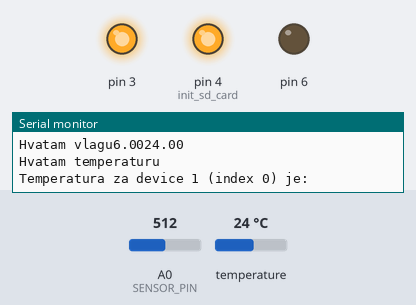
A sketch run on a simulated Arduino Uno, built with avr-gcc and run on an emulated ATmega328P. Parts: output pins drawn as LEDs (lit = HIGH), the last lines printed to the serial monitor. The inputs (shaded band) are chosen by the test bench; at power-on: temperature 24 °C, A0 (SENSOR_PIN) = 512. Storage starts empty.

Above: at 3.6 s.
3.7 s: temperature set to 28 °C
At 6.8 s:
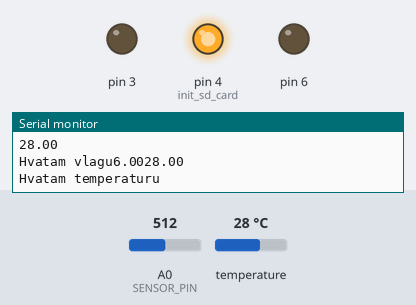
7.8 s: temperature set to 12 °C
At 9.7 s:
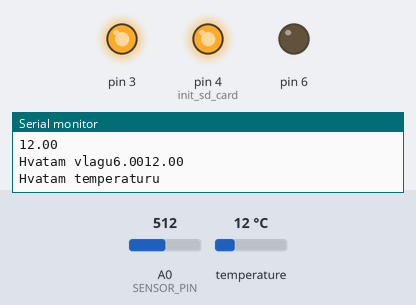
11.4 s: A0 (SENSOR_PIN) set to 530
15.0 s: A0 (SENSOR_PIN) set to 561
At 16.0 s:
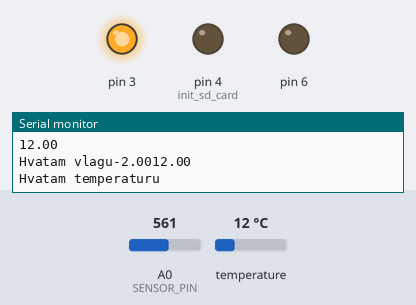
18.6 s: A0 (SENSOR_PIN) set to 511
At 20.0 s:
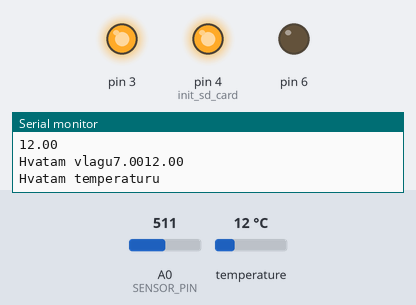
Timing chart, 0 to 21.6 s (numbered marks = the images above; inputs shaded):
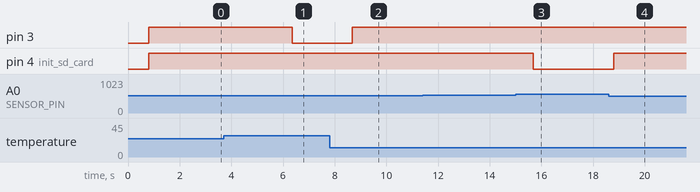

Measured:
- the behaviour switches between 544 and 545 on A0 (SENSOR_PIN) (found by bisection; images 2 and 3)
- after the input at 3.7 s, pin 3: HIGH → LOW after 2.7 s
- after the input at 7.8 s, pin 3: LOW → HIGH after 0.89 s
- after the input at 15.0 s, pin 4 (init_sd_card): HIGH → LOW after 0.68 s
- after the input at 18.6 s, pin 4 (init_sd_card): LOW → HIGH after 0.19 s

The sketch:

dispay_temp_v1.ino
```cpp
#include <Arduino.h>
#include <SPI.h>
#include <SD.h>
#include <Wire.h>
#include <OneWire.h>
#include <DallasTemperature.h>
//Data linija senzorana povezana na pin 2
#define SENSOR_DATA_BUS 2

//Relej inovi 3 i 4

//Setup za oneWire instancu koja ce komunicirati sa svim OneWire uredjajima
OneWire oneWire(SENSOR_DATA_BUS);

//Njemu referencu saljemo senzoru
DallasTemperature sensors(&oneWire);

//soil senzor config
int SENSOR_PIN = A0;

//File pointer
File data;

int kill = 0;

void setup() {

  //config releja
  pinMode(3, OUTPUT);
  pinMode(4, OUTPUT);  //init sd card
  pinMode(6, OUTPUT);
  SD.begin(6);


  Serial.begin(9600);

  //Pokreni senzor
  sensors.begin();
}

/*
 * Na svakih 5 sek updejtujemo vrednost temperature
 * i ispisujemo je na ekran. Deo za kontrolu releja
 * jos uvek nije zavrsen.
 *
* Troubleshoot preko serial monitora
*/
void loop() {


	//Float za temp prima vrednost
	float temp_val = read_temperature();

	//Float za vlagu
	float soil_val = read_soil_moisture();

	//handle
	process_inputs(temp_val, soil_val);
	output_values(temp_val, soil_val);
  if(kill == 0){
    log_values(temp_val, soil_val);
  }

}

/*
 * Funkcija za zapis na karticu
 * @param temp_val - temperatura
 * @param soil_val - vlaga
 */
void log_values(float temp_val, float soil_val){

  data = SD.open("data.txt", FILE_WRITE);

  data.print(temp_val);
  data.print("|");
  data.print(soil_val);
  data.print("\n");
  data.close();

  delay(2000);

}

/*
 * Funkcija za ispis na ekran
 * @param temp_val - temperatura
 * @param soil_val - vlaga
 */
void output_values(float temp_val, float soil_val){
  Serial.print(soil_val);
  Serial.print(temp_val);

}

/*
 * Funkcija za kontrolu toka i logovanja
 * @param temp_val - temperatura
 * @param soil_val - vlaga
*/
void process_inputs(float temp_val, float soil_val){

	if(temp_val>= 26.0){
    digitalWrite(3, LOW);
    kill = 1;
	}
  if(temp_val<= 26.0){
  digitalWrite(3, HIGH);
 }

 if(soil_val <=0){
  digitalWrite(4, LOW);
 }
  if(soil_val > 0){
  digitalWrite(4, HIGH);
 }


}

/*
 * Funkcija za citanje vlage zemlje preko senzora
 * @return float - soil_val
 */
float read_soil_moisture(){

	Serial.print("Hvatam vlagu");

	//citanje vlaznosti
	int soil_val = analogRead(SENSOR_PIN);

	//konverzija
	soil_val = map(soil_val, 550, 0, 0, 100);

	return soil_val;
}

/*
 * Funkcija za citanje temperature preko senzora
 * @return float - temp
 */
float read_temperature(){
  //Var za temperaturu
  float tempC = sensors.getTempCByIndex(0);

  //Trazimo temperaturu
  Serial.println("\nHvatam temperaturu");
  sensors.requestTemperatures();

   Serial.println("Temperatura za device 1 (index 0) je: ");
   Serial.println(tempC);

    if(tempC != DEVICE_DISCONNECTED_C) return tempC;

    //Exception
  	else Serial.println("Greska prilikom citanja!");
  	return 0.0;
}
```
